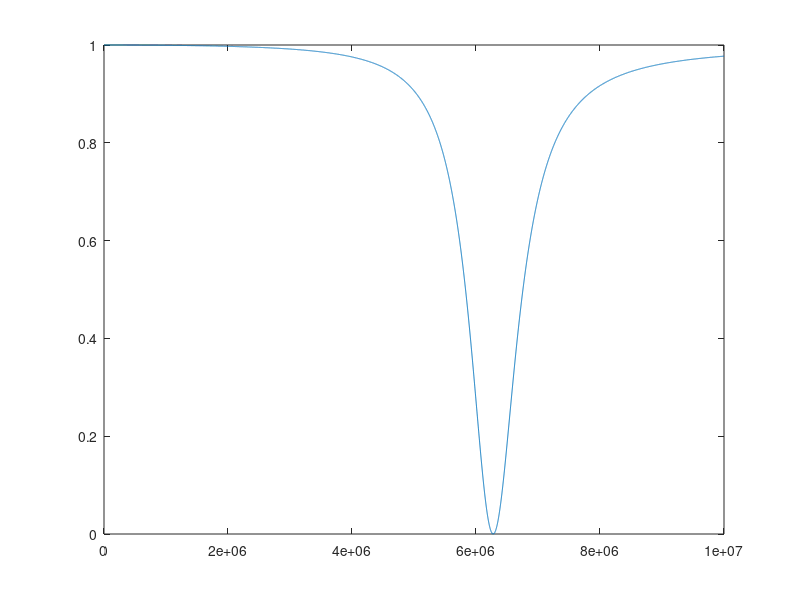

MATLAB code for this plot:
clear;
home;

R = 50.0;
C = 470.0e-12;
L = 54.0e-6;

omega_LC = 1.0/(sqrt(L*C));
tau = R*C;
omega = [0.0:1.0e3:10.0e6];
k = sqrt(1-(omega/omega_LC).^2);
d = k.^4+(omega*tau).^2;
x = k.^4;
y = k.^2.*omega*tau;
h = x./d -i*y./d;

plot(omega,h)
